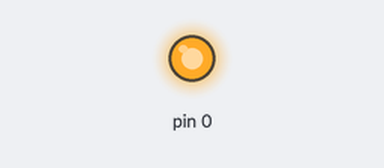
Recording of a sketch running on a simulated Arduino Uno, built with avr-gcc and run on an emulated ATmega328P. On the bench: output pins drawn as LEDs (lit = HIGH).

Above: at 0.7 s.
At 5.2 s:
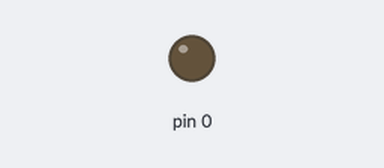
Timing chart, 0 to 6.9 s (numbered marks = the images above):
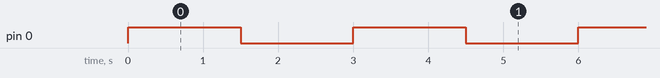

The sketch:

sketch_mar19a.ino
```cpp
void setup() {
  // put your setup code here, to run once:
  pinMode(0, OUTPUT);
}

void loop() {
  // put your main code here, to run repeatedly:
  digitalWrite(0, HIGH);
  delay(1500);
  digitalWrite(0, LOW);
  delay(1500);
}
```

Measured:
- by itself, pin 0: alternates HIGH for 1.5 s and LOW for 1.5 s
